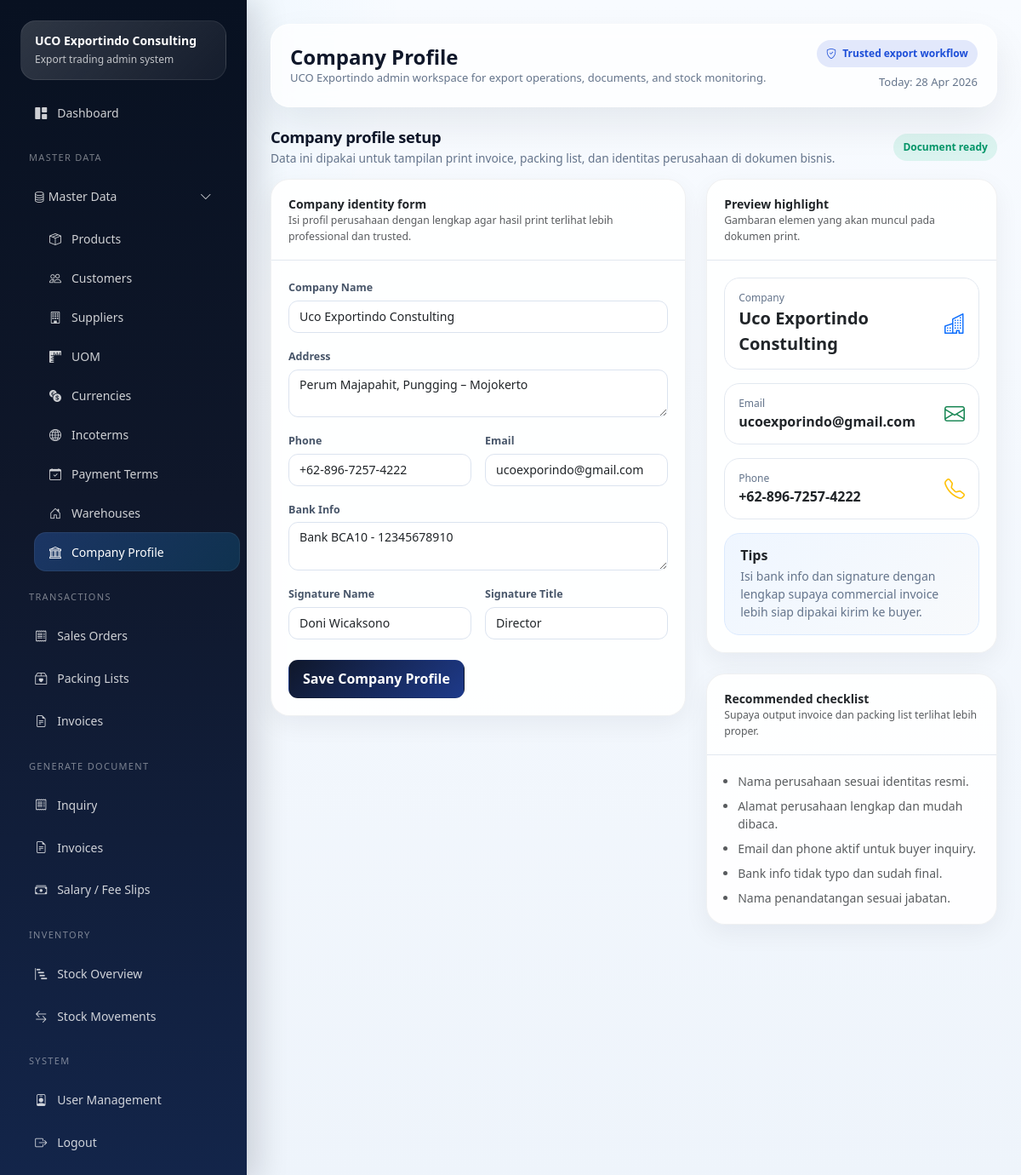
The app's page /index.php/settings/company (signed in), older data.
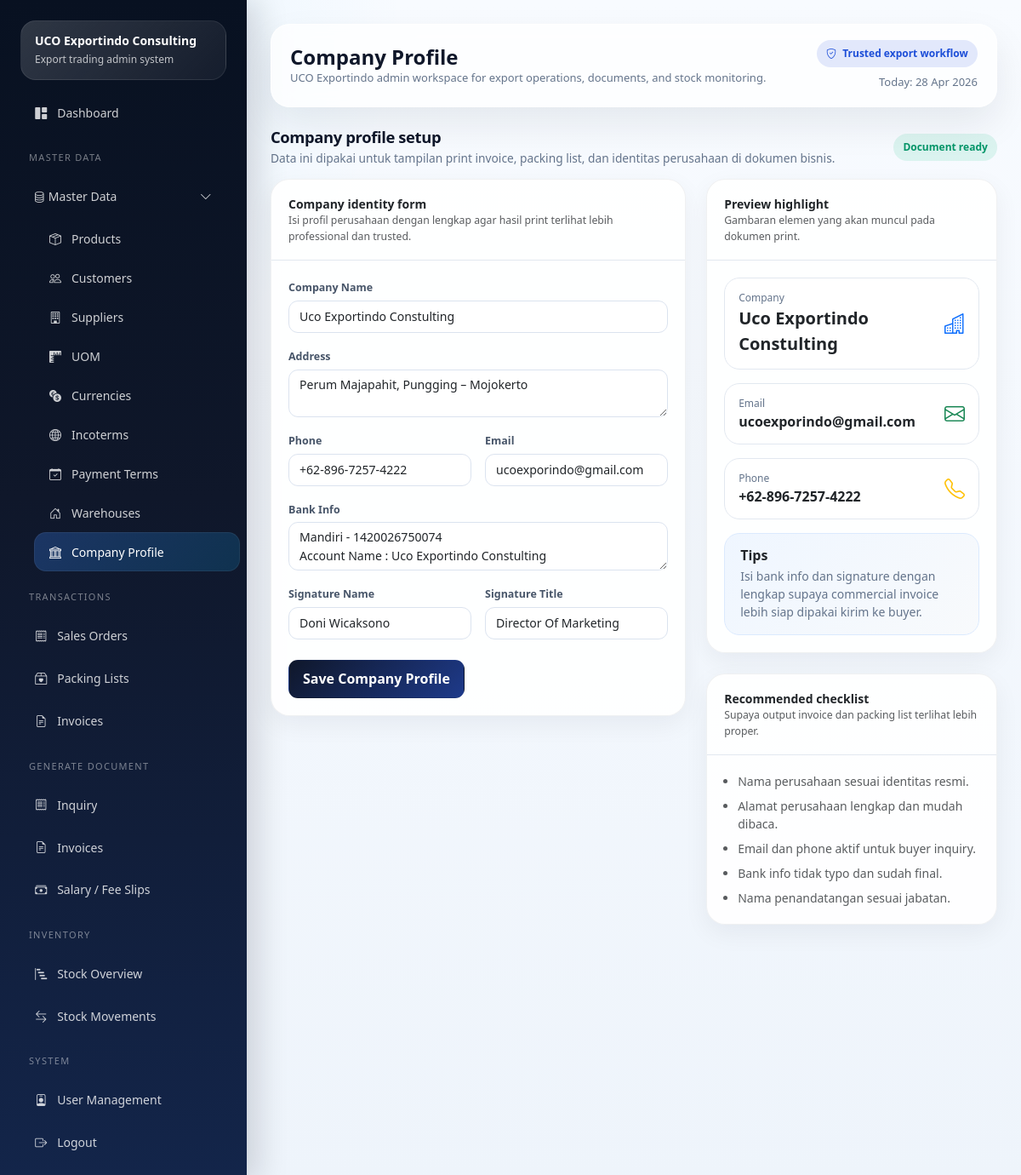
The same page, newer data.
### tables this page shows
CREATE TABLE IF NOT EXISTS `company_profile` (
  `id` int NOT NULL AUTO_INCREMENT,
  `company_name` varchar(150) DEFAULT NULL,
  `address` text,
  `phone` varchar(50) DEFAULT NULL,
  `email` varchar(100) DEFAULT NULL,
  `bank_info` text,
  `signature_name` varchar(100) DEFAULT NULL,
  `signature_title` varchar(100) DEFAULT NULL,
  PRIMARY KEY (`id`)
);

### application/core/MY_Controller.php (called while the page is built, shortened)
<?php
class MY_Controller extends CI_Controller
{
    protected $user;
    public function __construct()
    {
        $this->user = $this->session->userdata('user');
    }
    protected function render($view, $data = [], $layout = 'admin')
    {
        $data['current_user'] = $this->user;
        $this->load->view('templates/admin_header', $data);
        $this->load->view($view, $data);
        $this->load->view('templates/admin_footer', $data);
    }
}

### application/controllers/Settings.php (called while the page is built, shortened)
<?php
class Settings extends MY_Controller
{
    public function company()
    {
        $data['page_title'] = 'Company Profile';
        $data['row'] = $this->company->latest();
        $this->render('admin/settings/company', $data);
    }
}

### index.php (called while the page is built, shortened)
<?php
require BASEPATH . 'core/CodeIgniter.php';

### application/models/Company_model.php (called while the page is built, shortened)
<?php
class Company_model extends CI_Model
{
    public function latest()
    {
        return $this->db->order_by('id', 'DESC')->get('company_profile', 1)->row_array();
    }
}

### application/helpers/uco_helper.php (called while the page is built, shortened)
<?php
function e($str)
{
    return htmlspecialchars((string)$str, ENT_QUOTES, 'UTF-8');
}

### application/views/admin/settings/company.php (the view, shortened to what the changed rows need)
<?php $row = $row ?? []; ?>
<div class="section-block">
    <div class="row g-4 align-items-start">
        <div class="col-lg-7">
            <div class="card shadow-sm h-100">
                <div class="card-body">
                    <form method="post" class="d-grid gap-3">
                        <div>
                            <label class="form-label">Company Name</label>
                            <input type="text" name="company_name" class="form-control" value="<?= e($row['company_name'] ?? ''); ?>">
                        </div>
                        <div>
                            <label class="form-label">Address</label>
                            <textarea name="address" class="form-control"><?= e($row['address'] ?? ''); ?></textarea>
                        </div>
                        <div class="row g-3">
                            <div class="col-md-6"><label class="form-label">Phone</label><input type="text" name="phone" class="form-control" value="<?= e($row['phone'] ?? ''); ?>"></div>
                            <div class="col-md-6"><label class="form-label">Email</label><input type="text" name="email" class="form-control" value="<?= e($row['email'] ?? ''); ?>"></div>
                        </div>
                        <div>
                            <label class="form-label">Bank Info</label>
                            <textarea name="bank_info" class="form-control" placeholder="Account name, account number, bank, swift, address, dll."><?= e($row['bank_info'] ?? ''); ?></textarea>
                        </div>
                        <div class="row g-3">
                            <div class="col-md-6"><label class="form-label">Signature Name</label><input type="text" name="signature_name" class="form-control" value="<?= e($row['signature_name'] ?? ''); ?>"></div>
                            <div class="col-md-6"><label class="form-label">Signature Title</label><input type="text" name="signature_title" class="form-control" value="<?= e($row['signature_title'] ?? ''); ?>"></div>
                        </div>
                    </form>
                </div>
            </div>
        </div>
        <div class="col-lg-5">
            <div class="card shadow-sm mb-4">
                <div class="card-body d-grid gap-3">
                    <div class="metric-mini"><div><div class="label">Company</div><div class="big"><?= e($row['company_name'] ?? 'UCO Exportindo Consulting'); ?></div></div><i class="bi bi-buildings fs-4 text-primary"></i></div>
                    <div class="metric-mini"><div><div class="label">Email</div><div class="big" style="font-size:1rem;"><?= e($row['email'] ?? 'company@email.com'); ?></div></div><i class="bi bi-envelope fs-4 text-success"></i></div>
                    <div class="metric-mini"><div><div class="label">Phone</div><div class="big" style="font-size:1rem;"><?= e($row['phone'] ?? '-'); ?></div></div><i class="bi bi-telephone fs-4 text-warning"></i></div>
                </div>
            </div>
        </div>
    </div>
</div>

Row changes from the older to the newer data that the page shows:
changed company_profile "Uco Exportindo Constulting": bank_info "Bank BCA10 - 12345678910" → "Mandiri - 1420026750074 Account Name : Uco Exportindo Constulting"; signature_title "Director" → "Director Of Marketing"
